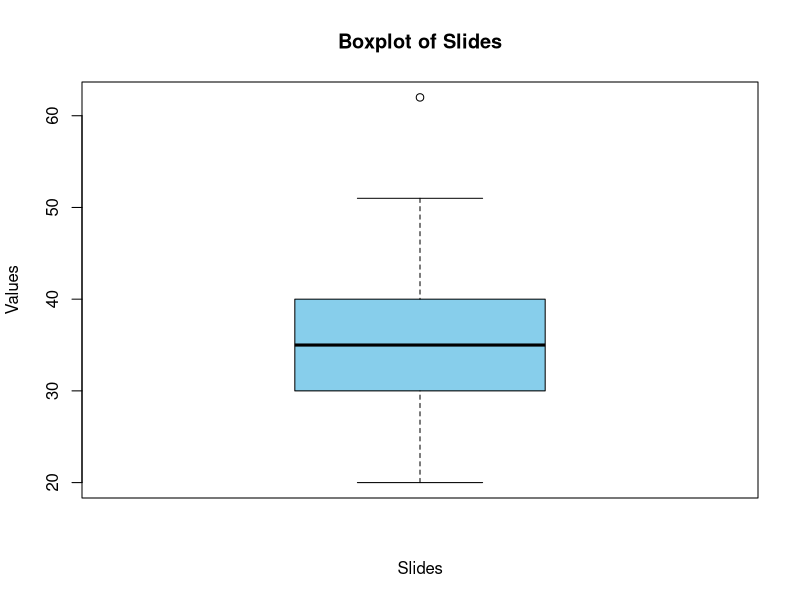
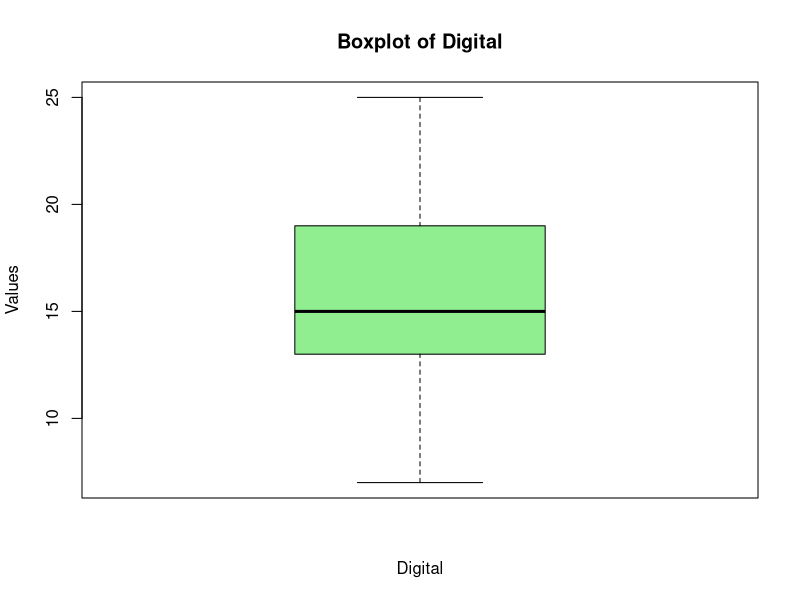
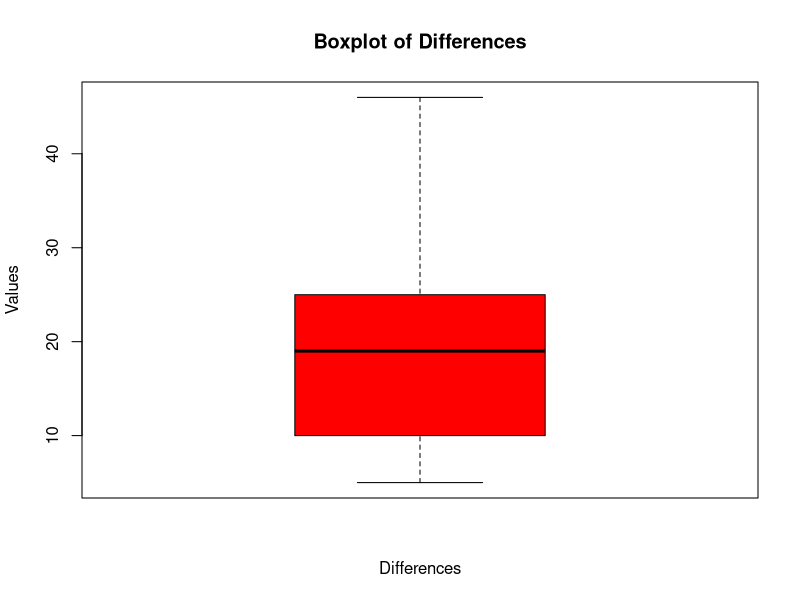
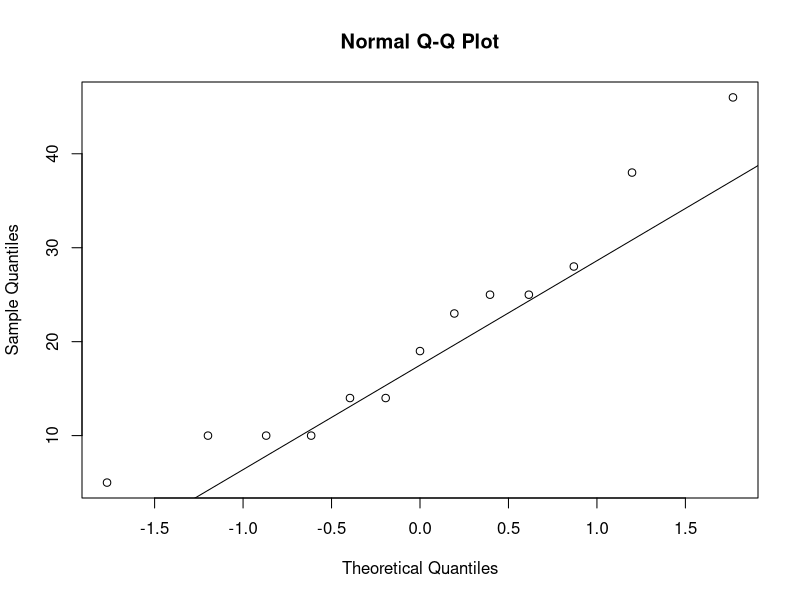

Write the R code that produced these figures, in order.
## ---- chunk 1
knitr::opts_chunk$set(echo = TRUE)
## ---- chunk 2
x_slide<-c(30,35,40,25,20,30,35,62,40,51,25,42,33)
y_digital<-c(25,16,15,15,10,20,7,16,15,13,11,19,19)
xy_diff<-c(5,19,25,10,10,10,28,46,25,38,14,23,14)

boxplot(x_slide,
        main = "Boxplot of Slides",  # Title of the plot
        xlab = "Slides",            # Label for x-axis
        ylab = "Values",            # Label for y-axis
        col = "skyblue",  # Colors for the boxes
        outline = TRUE)             # Show outliers

boxplot(y_digital,
        main = "Boxplot of Digital",  # Title of the plot
        xlab = "Digital",            # Label for x-axis
        ylab = "Values",            # Label for y-axis
        col = "lightgreen",  # Colors for the boxes
        outline = TRUE)             # Show outliers

boxplot(xy_diff,
        main = "Boxplot of Differences",  # Title of the plot
        xlab = "Differences",            # Label for x-axis
        ylab = "Values",            # Label for y-axis
        col = "red",  # Colors for the boxes
        outline = TRUE)             # Show outliers
## ---- chunk 3
x_slide<-c(30,35,40,25,20,30,35,62,40,51,25,42,33)
y_digital<-c(25,16,15,15,10,20,7,16,15,13,11,19,19)
xy_diff<-c(5,19,25,10,10,10,28,46,25,38,14,23,14)
xy_diff_bar<-mean(xy_diff)
n<-13
alpha<-0.05
degree_of_freedom <- n -1 
sqaure_sum_diff<-sum((xy_diff^2))
square_whole_diff<-(sum(xy_diff)^2)

paired_std_dev<- sqrt((sqaure_sum_diff -(square_whole_diff/n))/degree_of_freedom)
cat("The paired standard deviation",paired_std_dev)
std_error <- paired_std_dev/sqrt(n)
cat("The standard error",std_error)
t_crit<-qt(1 -(alpha/2),degree_of_freedom)
error_margin<-std_error*t_crit
cat("The margin of error",error_margin)
lower_limit<-xy_diff_bar-error_margin
uppler_limit<-xy_diff_bar+error_margin
cat("The 95% confidence interval is given by",lower_limit,uppler_limit)

qqnorm(xy_diff)
qqline(xy_diff)
## ---- chunk 4
x_l<-c(1928,2549,2825,1924,1628,2175,2114,2621,1843,2541)
y_l<-c(2126,2885,2895,1942,1750,2184,2164,2626,2006,2627)
xy_diff<-c(198,336,70 ,18,122 ,9,50 ,5 ,163 ,86)
xy_diff_bar<-mean(xy_diff)
n<-10
alpha<-0.05
degree_of_freedom <-n -1
sqaure_sum_diff<-sum((xy_diff^2))
square_whole_diff<-(sum(xy_diff)^2)
paired_std_dev<- sqrt((sqaure_sum_diff -(square_whole_diff/n))/degree_of_freedom)
cat("The paired standard deviation",paired_std_dev)
t_testing<- ((xy_diff_bar - 25)*sqrt(n))/paired_std_dev
cat("The t-testing value",t_testing)
p_value<-pt(t_testing,degree_of_freedom,lower.tail = FALSE)
cat("The P-value value",p_value)

if (p_value <alpha) {
print("Reject the null hyptothesis")
} else 
{
print ("Failed to reject the null hypothesis")
} 
## ---- chunk 5
x_l<-c(1928,2549,2825,1924,1628,2175,2114,2621,1843,2541)
y_l<-c(2126,2885,2895,1942,1750,2184,2164,2626,2006,2627)
xy_diff<-c(198,336,70 ,18,122 ,9,50 ,5 ,163 ,86)
xy_diff_bar<-mean(xy_diff)
n<-10
alpha<-0.05
degree_of_freedom <-n -1
sqaure_sum_diff<-sum((xy_diff^2))
square_whole_diff<-(sum(xy_diff)^2)
paired_std_dev<- sqrt((sqaure_sum_diff -(square_whole_diff/n))/degree_of_freedom)
t_crit<-qt(1- alpha,degree_of_freedom)
upper_side<-xy_diff_bar - t_crit*(paired_std_dev/sqrt(n))
cat("The upper bound confidence interval is given by",upper_side)
## ---- chunk 6
n1<-80
n2<-80
p1cap<-35/80
q1cap<-1 - p1cap
p2cap<- 66/80
q2cap<- 1 - p2cap
alpha<-0.01

numerator<-(p1cap - p2cap)- 0
denomiator<-sqrt(((p1cap*q1cap)/n1)+((p2cap*q2cap)/n2))
z_testing<-numerator/denomiator
cat("The z-statistic results",z_testing)
p_value<-2*pnorm(z_testing)
cat("The p value is given by",p_value)
if (p_value <alpha) {
print("Reject the null hyptothesis")
} else 
{
print ("Failed to reject the null hypothesis")
} 
## ---- chunk 7
n1<-395
n2<-266
p1cap<-224/n1
p2cap<-126/n2
q1cap<- 1 - p1cap
q2cap<- 1 - p2cap
alpha<-0.05
cat("Checking the condition",n1*p1cap,n1*q1cap,n2*p2cap,n2*q2cap)
z_crit<-qnorm(1 - (alpha/2))
part1<-(p1cap*q1cap)/n1
part2<-(p2cap*q2cap)/n2
margin_of_error<-z_crit*sqrt(part1+part2)
lower_bound<-(p1cap - p2cap)-margin_of_error
upper_bound<-(p1cap - p2cap)+margin_of_error
cat("The 95% CI is given by",upper_bound,lower_bound)
## ---- chunk 8
x_energizer<-c(8.65,8.74,8.91,8.72,8.85,8.52,8.62,8.68,8.86)
y_ultracell<-c(8.76,8.81,8.81,8.70,8.73,8.76,8.68,8.64,8.79)
n<-9
simga_x<-sd(x_energizer)
simga_y<-sd(y_ultracell)
f_testing<-(simga_x^2)/(simga_y^2)
alpha<-0.05
cat("The f testing result",f_testing)
# Calculate the p-value for a one-sided test
p_value_one_sided <- pf(f_testing, 8, 8)

# For a two-sided test, multiply the one-sided p-value by 2
p_value_two_sided <- 2 * min(p_value_one_sided, 1 - p_value_one_sided)
cat("The P value is given by",p_value_two_sided)
if (p_value_two_sided <alpha) {
print("Reject the null hyptothesis")
} else 
{
print ("Failed to reject the null hypothesis")
} 
